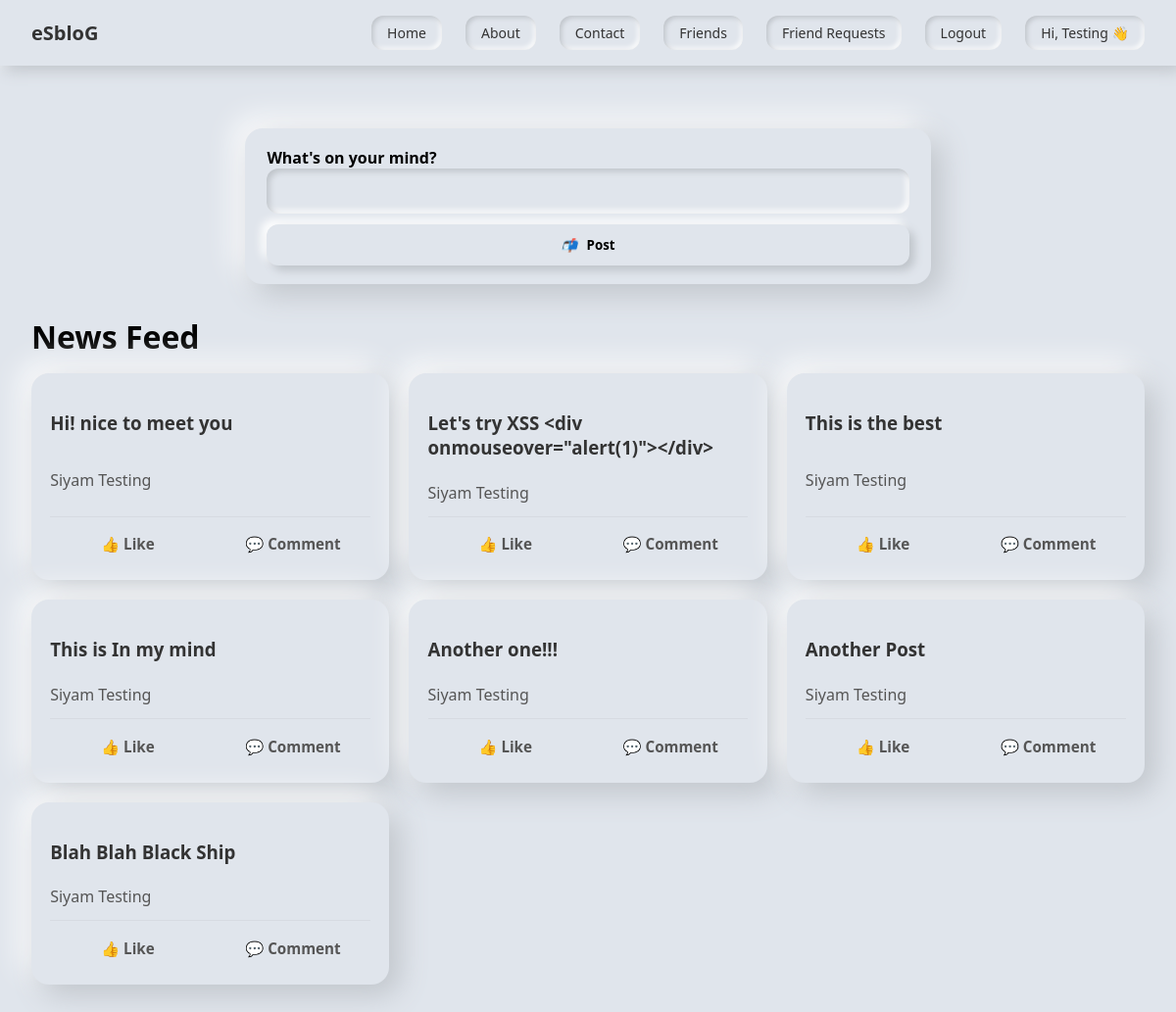
The page /dashboard/profile/ (signed in) on the database as committed earlier.
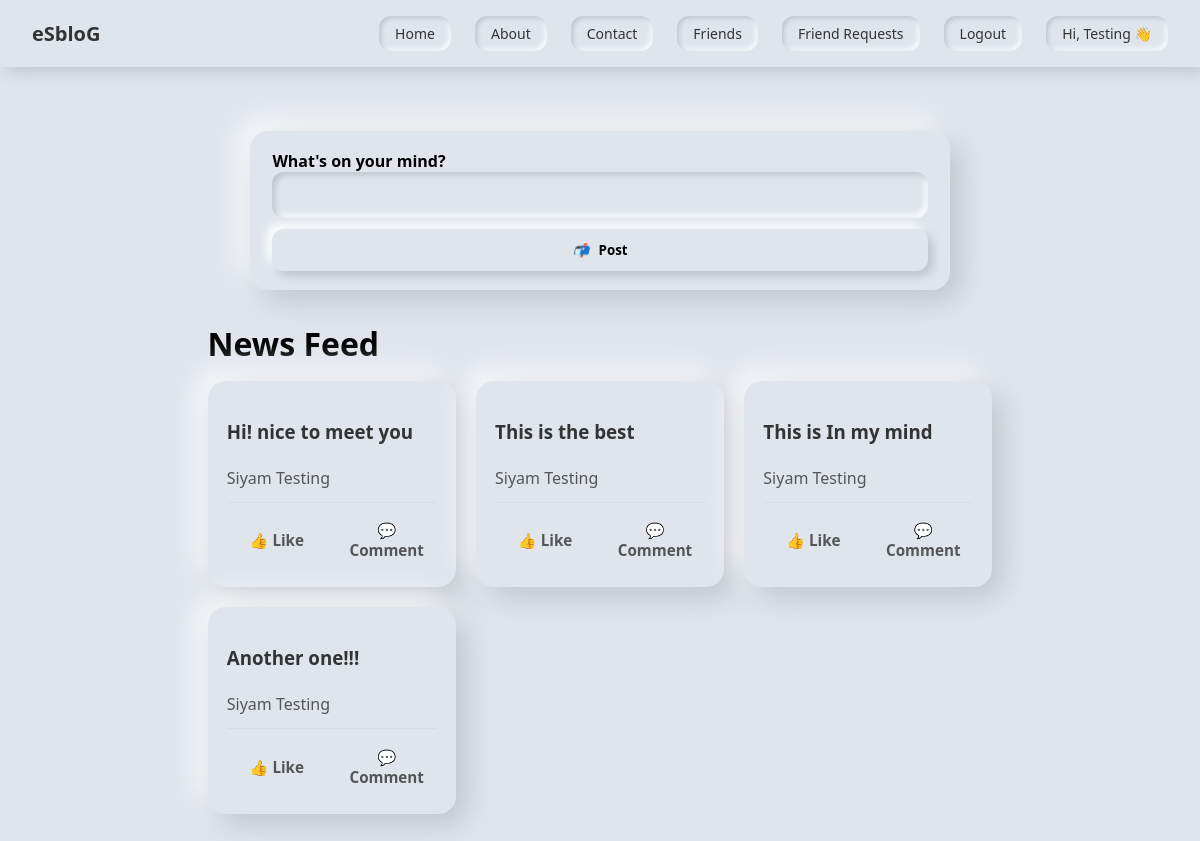
The same page on the database as committed later.
### dashboard/models.py (models this page shows, shortened)
class Login_info_new_p(models.Model):
    fname = models.CharField(max_length=100,default="Mr.")
    lname = models.CharField(max_length=100,default="Unknown")
    email = models.EmailField(max_length=50)
    password = models.CharField(max_length=50)

class User_posts(models.Model):
    id = models.AutoField(primary_key=True)
    u_name = models.ForeignKey(Login_info_new_p,on_delete=models.CASCADE)
    post = models.CharField(max_length=100)
    create_at = models.DateTimeField(auto_now_add=True)

### dashboard/views.py (the view)
# urls.py: path('profile/',views.profile,name="mypost"),
def profile(request):
    s_email = request.session.get('email')
    if not s_email:
        return render(request, "dashboard/landing_page.html", {"posts": []})
    log_user = get_object_or_404(Login_info_new_p, email=s_email)
    posts = User_posts.objects.filter(u_name=log_user).select_related('u_name')
    post_data = [
        (f"{log_user.fname} {log_user.lname}", post.post)
        for post in posts
    ]
    return render(request, "dashboard/profile.html", {"posts": post_data})

### dashboard/templates/dashboard/profile.html (shortened to what this page needs)
{% include "dashboard/header.html" %}
<div class="page">
  <form id="loginForm" method="POST" action="{% url 'add_post' %}" class="card composer">
    <div class="input-group">
      <label>What's on your mind?</label>
      <input type="text" name="post" required />
    </div>
    <button type="submit" class="action-btn">
      <i>📬</i> Post
    </button>
  </form>
  <h1 style="margin: 1rem 0;">News Feed</h1>
  <div class="feed-grid">
    {% for name, post in posts %}
      <div class="post-card">
        <h3 class="username">{{post}}</h3>
        <p class="content">{{ name }}</p>
        <div class="actions">
          <button class="like-btn">👍 Like</button>
          <button class="comment-btn">💬 Comment</button>
        </div>
      </div>
    {% endfor %}
  </div>
</div>
{% include "dashboard/footer.html" %}

### dashboard/templates/dashboard/header.html (shortened to what this page needs)
{% load static %}
<!DOCTYPE html>
<html lang="en">
<head>
</head>
<body>
  <nav class="navbar" role="navigation" aria-label="main">
    <a class="logo" href="{% url 'home' %}">eSbloG</a>
    <ul>
      <li><a href="{% url 'home' %}">Home</a></li>
      <li><a href="{% url 'home' %}">About</a></li>
      <li><a href="{% url 'home' %}">Contact</a></li>
      {% if request.session.user_id %}
        <li><a href="{% url 'friends' %}">Friends</a></li>
        <li><a href="{% url 'friends_req' %}">Friend Requests</a></li>
        <li><a href="{% url 'logout' %}">Logout</a></li>
        <li><a href="{% url 'mypost' %}">Hi, {{ request.session.name }} 👋</a></li>
      {% else %}
        <li><a href="{% url 'login' %}">Login</a></li>
      {% endif %}
    </ul>
  </nav>
  <div class="page-wrap">

### dashboard/templates/dashboard/footer.html (shortened to what this page needs)
  </div>
</body>
</html>

### dashboard/templates/dashboard/header.html (style rules this page uses)
* { box-sizing: border-box; font-family: 'Segoe UI', sans-serif; }
body { background: #e0e5ec; display: flex; flex-direction: column; align-items: center; min-height: 100vh; margin: 0; }
.navbar { width: 100%; background: #e0e5ec; padding: 1rem 2rem; display: flex; justify-content: space-between; align-items: center; box-shadow: 5px 5px 15px #bec3c9, -5px -5px 15px #ffffff; position: sticky; top: 0; left: 0; z-index: 1000; }
.navbar .logo { font-size: 20px; font-weight: bold; color: #333; text-decoration: none; }
.navbar ul { list-style: none; display: flex; gap: 1.5rem; margin: 0; padding: 0; }
.navbar ul li { display: inline; }
.navbar ul li a { text-decoration: none; color: #333; padding: 0.5rem 1rem; border-radius: 12px; background: #e0e5ec; box-shadow: inset 2px 2px 5px #bec3c9, inset -2px -2px 5px #ffffff; font-size: 14px; transition: all 0.2s ease-in-out; display: inline-block; }
.page-wrap { width: 100%; display: flex; justify-content: center; padding: 2rem 1rem; }

### dashboard/templates/dashboard/profile.html (style rules this page uses)
.page { max-width: 1200px; margin: 2rem auto; padding: 0 16px; }
.card { background: #e0e5ec; padding: 1.2rem 1.4rem; border-radius: 18px; box-shadow: 10px 10px 30px #bec3c9, -10px -10px 30px #ffffff; }
.composer { margin-bottom: 2rem; max-width: 700px; margin-left: auto; margin-right: auto; }
.composer .input-group label { font-weight: 600; }
.composer .input-group input { width: 100%; padding: 0.8rem 1rem; border-radius: 12px; border: none; background: #e0e5ec; box-shadow: inset 3px 3px 6px #bec3c9, inset -3px -3px 6px #ffffff; font-size: 15px; }
.action-btn { width: 100%; padding: 0.75rem 1rem; border: none; margin-top: 0.7rem; border-radius: 12px; background: #e0e5ec; box-shadow: 5px 5px 10px #bec3c9, -5px -5px 10px #ffffff; font-weight: 700; cursor: pointer; }
.action-btn i { margin-right: 6px; }
.feed-grid { display: grid; gap: 20px; grid-template-columns: repeat(1, minmax(0, 1fr)); }
@media (min-width: 700px) { .feed-grid { grid-template-columns: repeat(2, 1fr); } }
@media (min-width: 1024px) { .feed-grid { grid-template-columns: repeat(3, 1fr); } }
.post-card { background: #e0e5ec; padding: 1.2rem; border-radius: 18px; box-shadow: 10px 10px 30px #bec3c9, -10px -10px 30px #ffffff; display: flex; flex-direction: column; justify-content: space-between; }
.username { font-weight: 700; margin-bottom: .35rem; color: #333; }
.content { color: #555; line-height: 1.5; margin-bottom: .75rem; }
.actions { display: flex; justify-content: space-between; border-top: 1px solid #d7dbe2; padding-top: .6rem; gap: 10px; }
.actions button { flex: 1; background: none; border: none; cursor: pointer; font-size: .95rem; font-weight: 600; color: #555; padding: .5rem .75rem; border-radius: 10px; transition: background .2s ease; }

Rows that differ between the two databases and show on the page:
removed User_posts: posts "Let's try XSS <div onmouseover=\"alert(1)\"></div>"
removed User_posts: posts "Another Post"
removed User_posts: posts "Blah Blah Black Ship"
Other text that changed with them:
list line gone: "Siyam Testing 👍 Like 💬 Comment"
